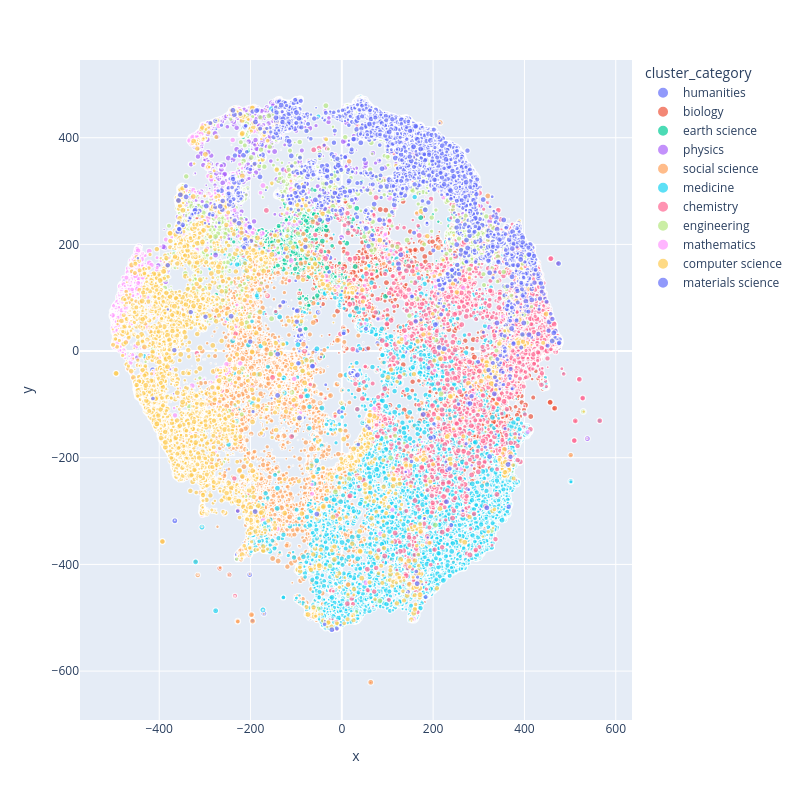

The cell this chart's notebook holds for it:
### Markdown cell above
## Using Plotly

### Code cell
import plotly.express as px

fig = px.scatter(
    df, 
    x="x", 
    y="y",
	size="growth_rating", 
    color="cluster_category",
    hover_name="cluster_id", 
    log_x=False, 
    size_max=6, 
    width=800, 
    height=800)

fig.show()

### Figure 1 — Plotly figure (JSON) as saved in the notebook; plotly's stock layout.template omitted (floating-point values rounded to 4 significant figures; data arrays with more than 128 entries replaced by an {"elided": "..."} marker saying what was removed)
{"data": [{"hovertemplate": "<b>%{hovertext}</b><br><br>cluster_category=humanities<br>x=%{x}<br>y=%{y}<br>growth_rating=%{marker.size}<extra></extra>", "hovertext": {"elided": "1494 int values"}, "legendgroup": "humanities", "marker": {"color": "#636efa", "size": {"elided": "1494 float values"}, "sizemode": "area", "sizeref": 2.778, "symbol": "circle"}, "mode": "markers", "name": "humanities", "showlegend": true, "type": "scattergl", "x": {"elided": "1494 float values"}, "xaxis": "x", "y": {"elided": "1494 float values"}, "yaxis": "y"}, {"hovertemplate": "<b>%{hovertext}</b><br><br>cluster_category=biology<br>x=%{x}<br>y=%{y}<br>growth_rating=%{marker.size}<extra></extra>", "hovertext": {"elided": "10920 int values"}, "legendgroup": "biology", "marker": {"color": "#EF553B", "size": {"elided": "10920 float values"}, "sizemode": "area", "sizeref": 2.778, "symbol": "circle"}, "mode": "markers", "name": "biology", "showlegend": true, "type": "scattergl", "x": {"elided": "10920 float values"}, "xaxis": "x", "y": {"elided": "10920 float values"}, "yaxis": "y"}, {"hovertemplate": "<b>%{hovertext}</b><br><br>cluster_category=earth science<br>x=%{x}<br>y=%{y}<br>growth_rating=%{marker.size}<extra></extra>", "hovertext": {"elided": "3409 int values"}, "legendgroup": "earth science", "marker": {"color": "#00cc96", "size": {"elided": "3409 float values"}, "sizemode": "area", "sizeref": 2.778, "symbol": "circle"}, "mode": "markers", "name": "earth science", "showlegend": true, "type": "scattergl", "x": {"elided": "3409 float values"}, "xaxis": "x", "y": {"elided": "3409 float values"}, "yaxis": "y"}, {"hovertemplate": "<b>%{hovertext}</b><br><br>cluster_category=physics<br>x=%{x}<br>y=%{y}<br>growth_rating=%{marker.size}<extra></extra>", "hovertext": {"elided": "5553 int values"}, "legendgroup": "physics", "marker": {"color": "#ab63fa", "size": {"elided": "5553 float values"}, "sizemode": "area", "sizeref": 2.778, "symbol": "circle"}, "mode": "markers", "name": "physics", "showlegend": true, "type": "scattergl", "x": {"elided": "5553 float values"}, "xaxis": "x", "y": {"elided": "5553 float values"}, "yaxis": "y"}, {"hovertemplate": "<b>%{hovertext}</b><br><br>cluster_category=social science<br>x=%{x}<br>y=%{y}<br>growth_rating=%{marker.size}<extra></extra>", "hovertext": {"elided": "14625 int values"}, "legendgroup": "social science", "marker": {"color": "#FFA15A", "size": {"elided": "14625 float values"}, "sizemode": "area", "sizeref": 2.778, "symbol": "circle"}, "mode": "markers", "name": "social science", "showlegend": true, "type": "scattergl", "x": {"elided": "14625 float values"}, "xaxis": "x", "y": {"elided": "14625 float values"}, "yaxis": "y"}, {"hovertemplate": "<b>%{hovertext}</b><br><br>cluster_category=medicine<br>x=%{x}<br>y=%{y}<br>growth_rating=%{marker.size}<extra></extra>", "hovertext": {"elided": "17707 int values"}, "legendgroup": "medicine", "marker": {"color": "#19d3f3", "size": {"elided": "17707 float values"}, "sizemode": "area", "sizeref": 2.778, "symbol": "circle"}, "mode": "markers", "name": "medicine", "showlegend": true, "type": "scattergl", "x": {"elided": "17707 float values"}, "xaxis": "x", "y": {"elided": "17707 float values"}, "yaxis": "y"}, {"hovertemplate": "<b>%{hovertext}</b><br><br>cluster_category=chemistry<br>x=%{x}<br>y=%{y}<br>growth_rating=%{marker.size}<extra></extra>", "hovertext": {"elided": "8026 int values"}, "legendgroup": "chemistry", "marker": {"color": "#FF6692", "size": {"elided": "8026 float values"}, "sizemode": "area", "sizeref": 2.778, "symbol": "circle"}, "mode": "markers", "name": "chemistry", "showlegend": true, "type": "scattergl", "x": {"elided": "8026 float values"}, "xaxis": "x", "y": {"elided": "8026 float values"}, "yaxis": "y"}, {"hovertemplate": "<b>%{hovertext}</b><br><br>cluster_category=engineering<br>x=%{x}<br>y=%{y}<br>growth_rating=%{marker.size}<extra></extra>", "hovertext": {"elided": "4291 int values"}, "legendgroup": "engineering", "marker": {"color": "#B6E880", "size": {"elided": "4291 float values"}, "sizemode": "area", "sizeref": 2.778, "symbol": "circle"}, "mode": "markers", "name": "engineering", "showlegend": true, "type": "scattergl", "x": {"elided": "4291 float values"}, "xaxis": "x", "y": {"elided": "4291 float values"}, "yaxis": "y"}, {"hovertemplate": "<b>%{hovertext}</b><br><br>cluster_category=mathematics<br>x=%{x}<br>y=%{y}<br>growth_rating=%{marker.size}<extra></extra>", "hovertext": {"elided": "3492 int values"}, "legendgroup": "mathematics", "marker": {"color": "#FF97FF", "size": {"elided": "3492 float values"}, "sizemode": "area", "sizeref": 2.778, "symbol": "circle"}, "mode": "markers", "name": "mathematics", "showlegend": true, "type": "scattergl", "x": {"elided": "3492 float values"}, "xaxis": "x", "y": {"elided": "3492 float values"}, "yaxis": "y"}, {"hovertemplate": "<b>%{hovertext}</b><br><br>cluster_category=computer science<br>x=%{x}<br>y=%{y}<br>growth_rating=%{marker.size}<extra></extra>", "hovertext": {"elided": "9493 int values"}, "legendgroup": "computer science", "marker": {"color": "#FECB52", "size": {"elided": "9493 float values"}, "sizemode": "area", "sizeref": 2.778, "symbol": "circle"}, "mode": "markers", "name": "computer science", "showlegend": true, "type": "scattergl", "x": {"elided": "9493 float values"}, "xaxis": "x", "y": {"elided": "9493 float values"}, "yaxis": "y"}, {"hovertemplate": "<b>%{hovertext}</b><br><br>cluster_category=materials science<br>x=%{x}<br>y=%{y}<br>growth_rating=%{marker.size}<extra></extra>", "hovertext": {"elided": "6633 int values"}, "legendgroup": "materials science", "marker": {"color": "#636efa", "size": {"elided": "6633 float values"}, "sizemode": "area", "sizeref": 2.778, "symbol": "circle"}, "mode": "markers", "name": "materials science", "showlegend": true, "type": "scattergl", "x": {"elided": "6633 float values"}, "xaxis": "x", "y": {"elided": "6633 float values"}, "yaxis": "y"}], "layout": {"height": 800, "legend": {"itemsizing": "constant", "title": {"text": "cluster_category"}, "tracegroupgap": 0}, "margin": {"t": 60}, "width": 800, "xaxis": {"anchor": "y", "domain": [0, 1], "title": {"text": "x"}}, "yaxis": {"anchor": "x", "domain": [0, 1], "title": {"text": "y"}}}}
